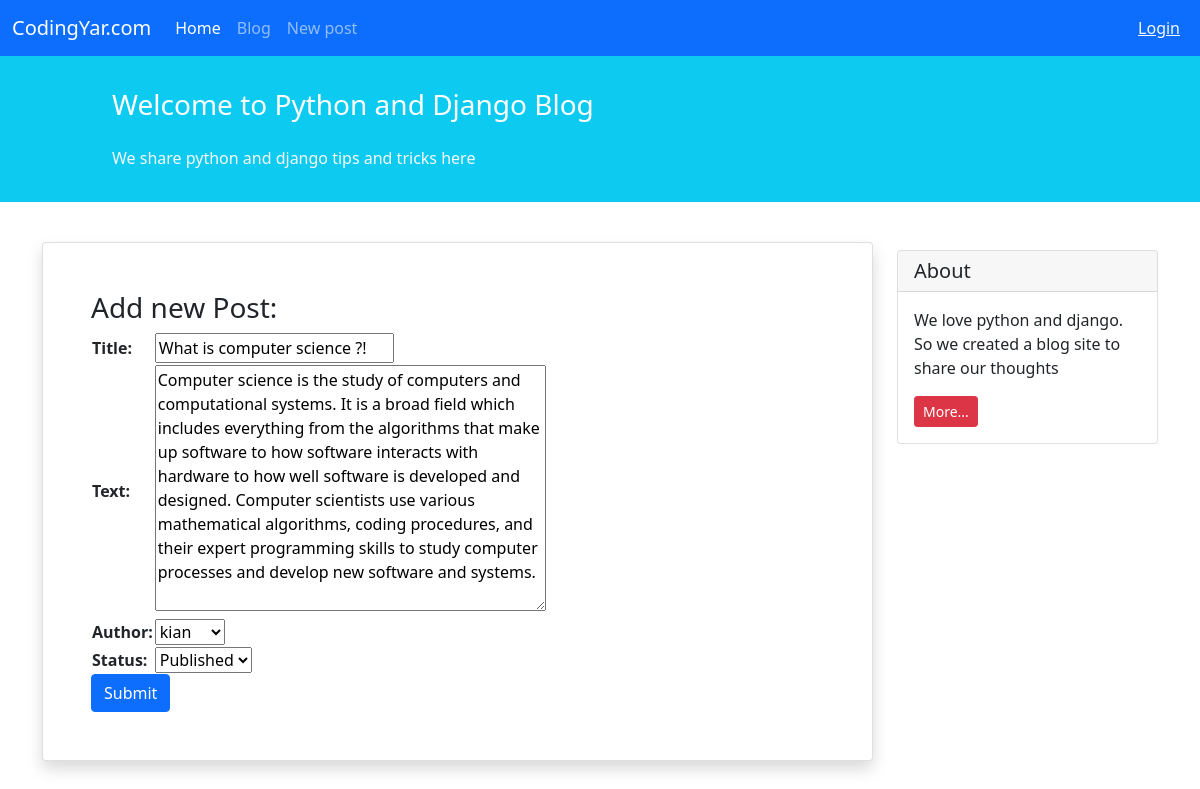
/blog/3/update/, run on the app's committed database.
### blog/models.py (models this page shows, shortened)
class Post(models.Model):
    STATUS_CHOICES = (
        ('pub', 'Published'),
        ('drf', 'Draft'),
    )
    title = models.CharField(max_length=100)
    text = models.TextField()
    author = models.ForeignKey('auth.User',on_delete=models.CASCADE)
    datetime_created = models.DateTimeField(auto_now_add=True)
    datetime_modified = models.DateTimeField(auto_now=True)
    status = models.CharField(choices=STATUS_CHOICES,max_length=100)

### blog/views.py (the view)
# urls.py: path('<int:pk>/update/',views.post_update_view, name='post_update'),
def post_update_view(request, pk):
    post = get_object_or_404(Post, pk=pk)
    form = NewPostForm(request.POST or None, instance=post)
    if form.is_valid():
        form.save()
        return redirect('posts_list')
    return render( request, 'blog/add_post.html', context={'form': form} )

### blog/form.py
class NewPostForm(ModelForm):
    class Meta:
        model = Post
        fields = ['title', 'text', 'author', 'status']

### blog/templates/blog/add_post.html (shortened to what this page needs)
{% extends '_base.html' %}
{% block contect %}
<div class="container mt-4">
    <div class="row">
        <div class="col-9">
            <div class="card shadow my-3 p-5">
                <h3>Add new Post:</h3>
                <form method="POST">
                    <table>
                        {{ form.as_table }}
                    </table>
                    <button type="submit" class="btn btn-primary" >Submit</button>
                </form>
            </div>
        </div>
        <div class="col-3">
                <div class="card my-4">
                    <h5 class="card-header">About</h5>
                    <div class="card-body">
                        <p class="card-text">We love python and django. So we created a blog site to share our
                            thoughts</p>
                        <a href="#"
                           class="btn btn-sm btn-danger">
                            More...
                        </a>
                    </div>
                </div>
        </div>
    </div>
</div>
{% endblock contect %}

### data on the page
Post: title "What is computer science ?!", text "Computer science is the study of computers and computational systems. It is a broad field which includes everything from the algorithms that make up software to how software interacts with hardware to how well software is developed and designed. Computer scientists use various mathematical algorithms, coding procedures, and their expert programming skills to study computer processes and develop new software and systems.", author "kian", status "Published"
